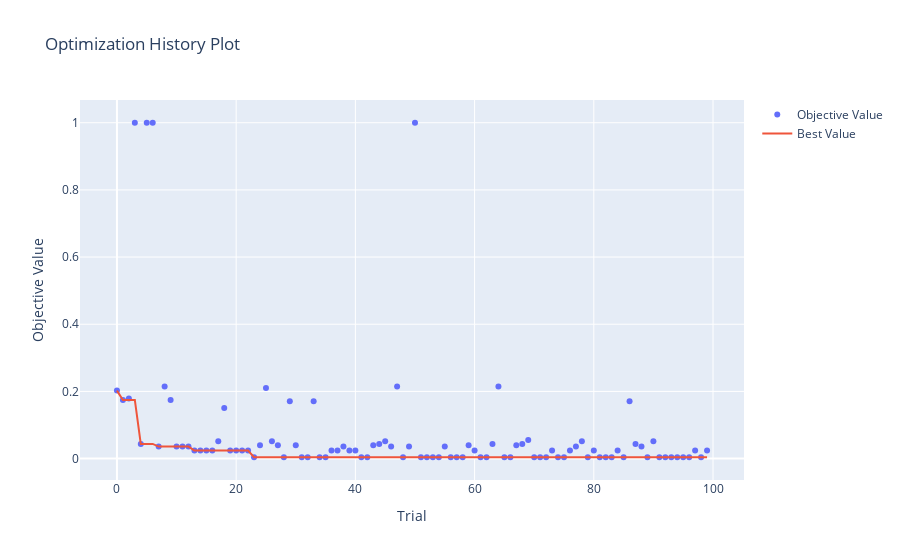

Source (notebook cell):
### Code cell
from optuna.visualization import plot_optimization_history

plot_optimization_history(studyWithBaseSampler).show()
